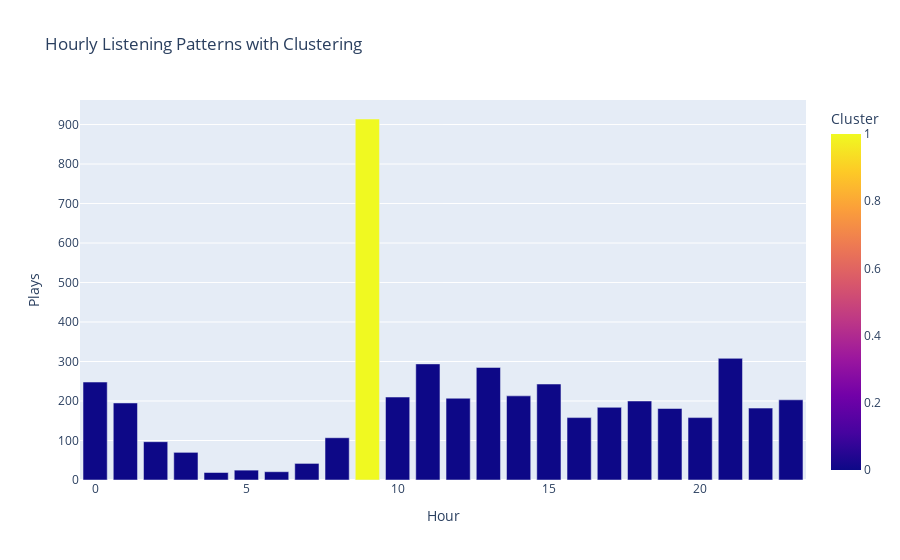

The notebook cell this image was saved under:
### Markdown cell above
## Clustering Analysis on Listening Times
Using K-means clustering, we segment listening habits by hour to reveal distinct listening periods.

### Code cell
# K-means Clustering on hourly data
hourly_counts = spotify_data.groupby('Hour').size().values.reshape(-1, 1)
kmeans = KMeans(n_clusters=2, random_state=0).fit(hourly_counts)
hourly_listens_df['Cluster'] = kmeans.labels_

# Plot clustering results
fig_cluster = px.bar(hourly_listens_df, x='Hour', y='Plays', color='Cluster', title='Hourly Listening Patterns with Clustering')
fig_cluster.show()

### Figure 1 — Plotly figure (JSON) as saved in the notebook; plotly's stock layout.template omitted (floating-point values rounded to 4 significant figures)
{"data": [{"alignmentgroup": "True", "hovertemplate": "Hour=%{x}<br>Plays=%{y}<br>Cluster=%{marker.color}<extra></extra>", "legendgroup": "", "marker": {"color": [0, 0, 0, 0, 0, 0, 0, 0, 0, 1, 0, 0, 0, 0, 0, 0, 0, 0, 0, 0, 0, 0, 0, 0], "coloraxis": "coloraxis", "pattern": {"shape": ""}}, "name": "", "offsetgroup": "", "orientation": "v", "showlegend": false, "textposition": "auto", "type": "bar", "x": [0, 1, 2, 3, 4, 5, 6, 7, 8, 9, 10, 11, 12, 13, 14, 15, 16, 17, 18, 19, 20, 21, 22, 23], "xaxis": "x", "y": [248, 195, 97, 70, 19, 25, 21, 42, 107, 914, 210, 294, 207, 285, 213, 243, 158, 184, 200, 181, 158, 308, 182, 203], "yaxis": "y"}], "layout": {"barmode": "relative", "coloraxis": {"colorbar": {"title": {"text": "Cluster"}}, "colorscale": [[0, "#0d0887"], [0.1111, "#46039f"], [0.2222, "#7201a8"], [0.3333, "#9c179e"], [0.4444, "#bd3786"], [0.5556, "#d8576b"], [0.6667, "#ed7953"], [0.7778, "#fb9f3a"], [0.8889, "#fdca26"], [1, "#f0f921"]]}, "legend": {"tracegroupgap": 0}, "title": {"text": "Hourly Listening Patterns with Clustering"}, "xaxis": {"anchor": "y", "domain": [0, 1], "title": {"text": "Hour"}}, "yaxis": {"anchor": "x", "domain": [0, 1], "title": {"text": "Plays"}}}}
